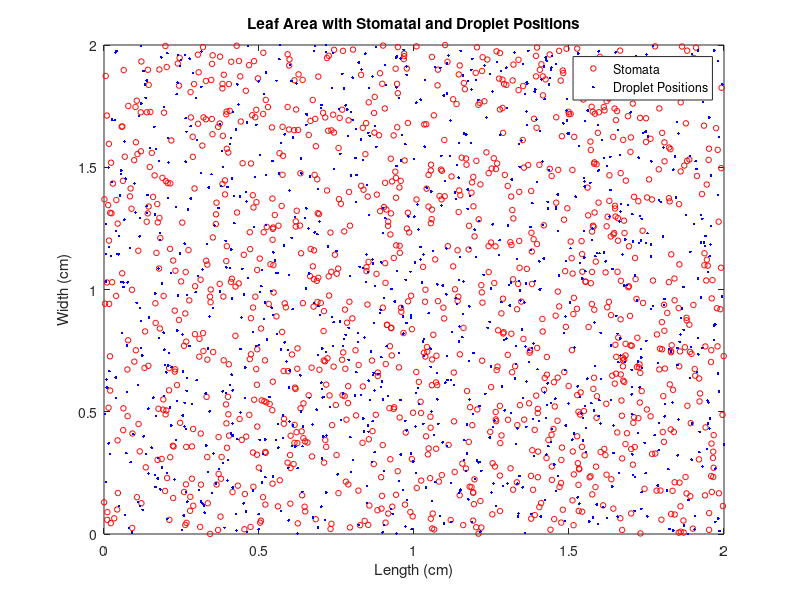

This figure's MATLAB source:
% Stomatal Density (number of stomata per unit leaf area)
stomatal_density = 300; % Example value, adjust as needed

% Agrobacterium Arrival Rate (number of Agrobacterium arriving per unit time)
lambda = 50; % can be adjust as needed

% Agrobacterium Speed (μm/s)
agrobacterium_speed = 10; % Can be adjust as needed

% Agrobacterium Diffusion Coefficient (μm^2/s)
agrobacterium_diffusion_coeff = 20; % Can adjust as needed

% Viscosity of Leaf Surface (Pa·s)
viscosity = 0.01; % Can be adjust as needed

% Stomatal Size (μm)
stomatal_size = 30; % Can be adjust as needed

% Stomatal Accessibility Probability
stomatal_accessibility_prob = 0.2; % Can be adjust as needed

% Time Interval
time_interval = 1; % Values (in hours), Can be adjust as needed

% Number of Monte Carlo Simulations
num_simulations = 1000; % Adjust as needed
% Define the leaf area (e.g., 10 mm x 10 mm)
leaf_area = [2, 2]; % Can be as needed

% Generate random stomatal positions within the leaf area
num_stomata = poissrnd(stomatal_density * prod(leaf_area));
stomatal_positions = rand(num_stomata, 2) .* repmat(leaf_area, num_stomata, 1);
% Initialize variables
num_internalized = 0;
droplet_positions = [];

% Perform Monte Carlo Simulations
for i = 1:num_simulations
    % Generate random droplet position
    droplet_position = rand(1, 2) .* leaf_area;
    droplet_positions = [droplet_positions; droplet_position];

    % Check if the droplet lands on a stoma
    distances = sqrt(sum(bsxfun(@minus, stomatal_positions, droplet_position).^2, 2));
    if any(distances < stomatal_size / 2) % Check if the droplet lands on a stoma
        % Calculate the Agrobacterium arrival rate
        agrobacterium_arrival = poissrnd(lambda / time_interval);

        % Simulate Agrobacterium movement and internalization
        for j = 1:agrobacterium_arrival
            % Calculate the Agrobacterium displacement due to diffusion and speed
            dx = sqrt(2 * agrobacterium_diffusion_coeff * time_interval / viscosity) * randn();
            dy = sqrt(2 * agrobacterium_diffusion_coeff * time_interval / viscosity) * randn();
            droplet_position = droplet_position + [agrobacterium_speed * time_interval, 0] + [dx, dy];

            % Check if the Agrobacterium has entered the stoma
            if any(sqrt(sum(bsxfun(@minus, stomatal_positions, droplet_position).^2, 2)) < stomatal_size / 2)
                num_internalized = num_internalized + 1;
                break; % Exit the inner loop once internalization occurs
            end
        end
    end
end
% Calculate the likelihood of successful Agrobacterium internalization
likelihood_of_internalization = num_internalized / num_simulations;

% Display the results
fprintf('Likelihood of successful Agrobacterium internalization: %.4f\n', likelihood_of_internalization);

% Optionally, you can visualize the droplet positions and internalized stomata
figure;
plot(stomatal_positions(:, 1), stomatal_positions(:, 2), 'ro', 'MarkerSize', 4);
hold on;
plot(droplet_positions(:, 1), droplet_positions(:, 2), 'b.');
title('Leaf Area with Stomatal and Droplet Positions');
xlabel('Length (cm)');
ylabel('Width (cm)');
legend('Stomata', 'Droplet Positions');
